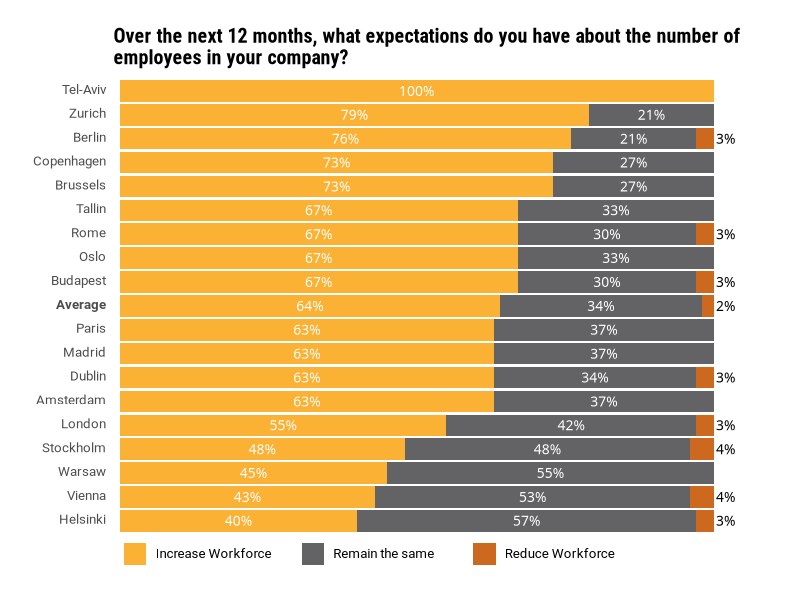

Here is the R script that generated this plot:
library(tidyverse)
library(ggtext)
library(glue)

data <- 
  read_csv("pwc-plot/data.csv") %>% 
  mutate(
    across(.cols = -city, .fns = ~parse_number(.x) / 100),
    city = if_else(city == "Average", "**Average**", city),
    city = fct_reorder(city, increase)
  ) %>% 
  pivot_longer(cols = -city, values_to = "percent", names_to = "category") %>% 
  mutate(category = factor(category, levels = c("reduce", "same", "increase"))) %>% 
  group_by(city) %>% 
  mutate(
    cum_percent = cumsum(percent),
    label_x = coalesce(lag(cum_percent) + percent/2, percent / 2),
    label_x = ifelse(category == "reduce", 1.02, label_x),
    label_color = ifelse(category == "reduce", "black", "white"),
    label = ifelse(percent == 0, NA, glue("{percent * 100}%"))
  ) 

legend_labels <- str_pad(c("Reduce Workforce", "Remain the same", "Increase Workforce"), width = 25, side = "right")

p <- 
  data %>% 
  ggplot(aes(percent, city, fill = category)) +
  geom_col() +
  geom_text(aes(x = label_x, label = label, color = label_color), family = "JetBrains Mono", size = 3.5) +
  scale_fill_manual(values = c("#CD681F", "#636366", "#FBB133"), labels = legend_labels) +
  scale_x_continuous(expand = expansion(mult = c(0.01, 0.1))) +
  scale_color_identity() +
  guides(fill = guide_legend(title = NULL, reverse = TRUE, label.hjust = 0)) +
  labs(
    title = str_wrap("Over the next 12 months, what expectations do you have about the number of employees in your company?", width = 80),
    x = "",
    y = ""
  ) +
  theme_minimal(base_size = 12, base_family = "Roboto") +
  theme(
    plot.margin = margin(t = 20, r = 10, b = 30, l = 10),
    plot.title = element_text(family = "Roboto Condensed", face = "bold"),
    legend.direction = "horizontal",
    legend.position = c(0.4, -0.04),
    panel.grid = element_blank(),
    axis.text.x = element_blank(),
    axis.text.y = element_markdown()
  )
ggsave("pwc-plot/plot.png", p, width = 8, height = 8, dpi = 150)
